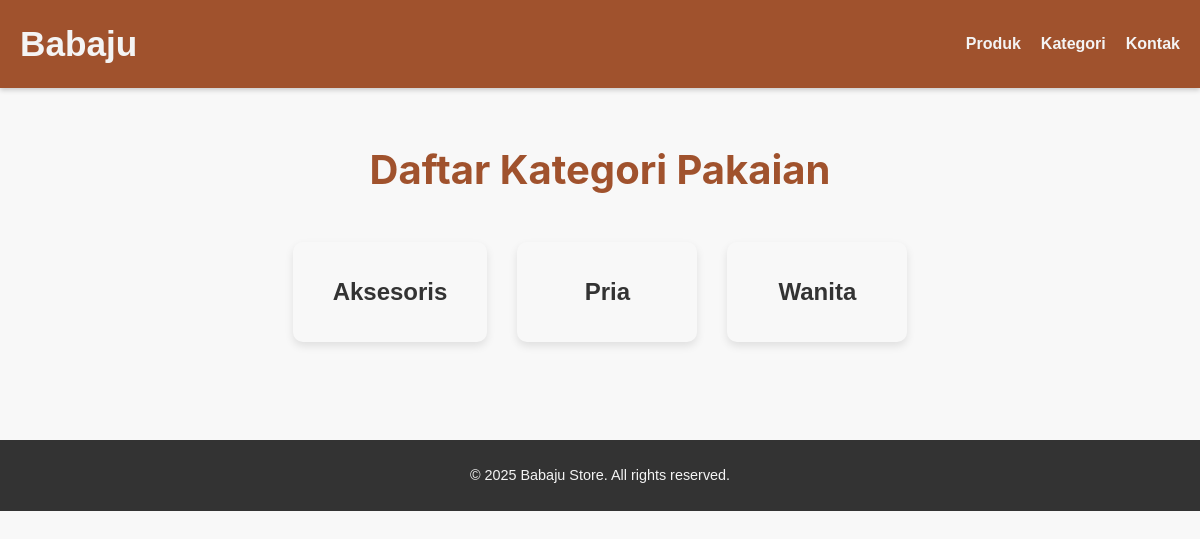
The app's page /?page=kategori with its own data.
### tables this page shows
CREATE TABLE `categories` (
  `id` int(11) NOT NULL,
  `name` varchar(255) NOT NULL
);

### Controllers/CategoryController.php (called while the page is built, shortened)
<?php
require_once 'Models/Category.php';
class CategoryController {
    protected $categoryModel;
    public function __construct() {
        $this->categoryModel = new Category();
    }
    public function index() {
        $categories = $this->categoryModel->getAllCategories();
        $data['categories'] = $categories;
        $data['title'] = 'Daftar Kategori - Babaju';
        $this->view('categories/index', $data);
    }
    public function view($view, $data = []) {
        extract($data);
        require_once 'Views/' . $view . '.php';
    }
}

### Models/Category.php (called while the page is built, shortened)
<?php
require_once 'Core/Database.php';
class Category {
    private $conn;
    private $table = 'categories';
    public function __construct() {
        $database = new Database();
        $this->conn = $database->getConnection();
    }
    private function prepareAndExecute($query, $bindParams = []) {
        $stmt = $this->conn->prepare($query);
        $stmt->execute();
        return $stmt;
    }
    public function getAllCategories() {
        $query = 'SELECT * FROM ' . $this->table;
        $stmt = $this->prepareAndExecute($query);
        return $stmt->fetchAll(PDO::FETCH_ASSOC);
    }
}

### Core/Database.php (called while the page is built, shortened)
<?php
class Database {
    private $host = 'localhost';
    private $db_name = 'babaju_store';
    private $username = 'root';
    private $password = '';
    public function getConnection() {
        $this->conn = null;
        try {
            $this->conn = new PDO("mysql:host=" . $this->host . ";dbname=" . $this->db_name, $this->username, $this->password);
            $this->conn->setAttribute(PDO::ATTR_ERRMODE, PDO::ERRMODE_EXCEPTION);
            $this->conn->exec("set names utf8");
        } catch(PDOException $exception) {
            echo "Connection error: " . $exception->getMessage();
            exit();
        }
        return $this->conn;
    }
}

### Views/categories/index.php (the view, shortened to what this page needs)
<section class="static-page category-page">
    <h2>Daftar Kategori Pakaian</h2>
    <?php if (empty($categories)): ?>
        <p class="empty-category-message">Belum ada kategori yang tersedia.</p>
    <?php else: ?>
        <div class="category-buttons-container">
            <?php foreach ($categories as $category): ?>
                <a href="<?= BASEURL ?>/?page=produkByKategori&id=<?= htmlspecialchars($category['id']) ?>" class="category-button">
                    <?= htmlspecialchars($category['name']) ?>
                </a>
            <?php endforeach; ?>
        </div>
    <?php endif; ?>
</section>

### Public/css/style.css (style rules this page uses)
:root { --primary-color: #A0522D; --secondary-color: #D2B48C; --accent-color: #4CAF50; --delete-color: #dc3545; --text-dark: #333; --text-light: #f4f4f4; --bg-light: #ffffff; --bg-dark: #222; --border-color: #ddd; }
* { margin: 0; padding: 0; box-sizing: border-box; }
body { font-family: 'Arial', sans-serif; line-height: 1.6; color: var(--text-dark); background: #f8f8f8; }
a { text-decoration: none; color: var(--primary-color); }

### Views/categories/index.php (style rules this page uses)
.category-page { text-align: center; padding: 50px 20px; }
.category-page h2 { font-family: 'Inter', 'Segoe UI', sans-serif; font-size: 2.5rem; color: var(--primary-color); margin-bottom: 40px; }
.category-buttons-container { display: flex; flex-wrap: wrap; justify-content: center; gap: 30px; margin-top: 30px; }
.category-button { display: inline-flex; align-items: center; justify-content: center; background-color: var(--button-bg-color); color: var(--text-dark); text-decoration: none; padding: 20px 40px; border-radius: 10px; font-size: 1.5rem; font-weight: bold; box-shadow: 0 4px 8px rgba(0, 0, 0, 0.1); transition: all 0.3s ease; min-width: 180px; height: 100px; text-align: center; }

### records on screen
categories: name "Aksesoris"
categories: name "Pria"
categories: name "Wanita"
